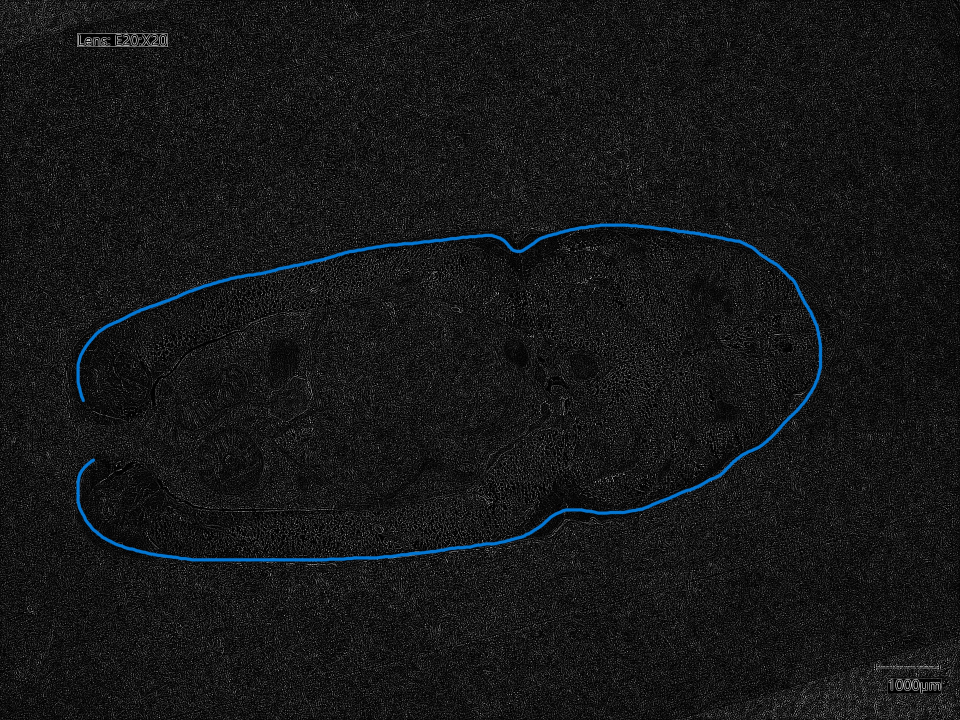
#> input picture dynamic2.jpg, 2880 x 2160 px, given in place of 920240205_161109.jpg, which was not available (shown at 1/3 size)
$ python tuxiang.py   (older library calls are emulated)
#> lines starting #> are read from the running program, lines starting #| are printed output that depends on the picture; after the words box and inside, x2 and y2 are one past the last pixel; in counts of white or black regions, pixels touching at a corner belong together; pictures that were not available may be replaced by others from this repository, and a replacement may not be noted
### function.py
import cv2
from matplotlib import pyplot as plt
import numpy as np
from database import LUT_control_points, Filepath

def extract_yellow_area(image, distance=15):
    """
    提取图像中的黄色区域。

    参数：
    - image：输入图像
    - distance：扩展轮廓区域的距离，默认为10

    返回值：
    - result：提取后的图像，只保留了扩展后的黄色区域，其他区域设置为白色
    """


    # 定义黄色的RGB范围
    lower_yellow = np.array([140, 140, 0], dtype="uint8")
    upper_yellow = np.array([255, 255, 180], dtype="uint8")

    # 创建黄色区域的掩膜
    mask_yellow = cv2.inRange(image, lower_yellow, upper_yellow)

    # 查找黄色区域的轮廓
    contours, _ = cv2.findContours(mask_yellow, cv2.RETR_EXTERNAL, cv2.CHAIN_APPROX_SIMPLE)

    # 创建一个空的轮廓掩膜
    mask_contours = np.zeros_like(mask_yellow)

    # 在掩膜上绘制轮廓
    cv2.drawContours(mask_contours, contours, -1, (255), thickness=cv2.FILLED)

    distance = int(distance)
    # 膨胀轮廓区域以包括周围像素
    kernel = np.ones((distance*2+1, distance*2+1), np.uint8)
    mask_dilated = cv2.dilate(mask_contours, kernel, iterations=1)

    # 将图像转换为RGB格式（OpenCV默认使用BGR格式）在cv库操作时，需要转换为BGR格式
    image= cv2.cvtColor(image, cv2.COLOR_RGB2BGR)

    # 创建一个结果图像，只保留扩展后的黄色区域
    result = np.zeros_like(image)
    result[mask_dilated == 255] = image[mask_dilated == 255]

    # 将扩展区域之外的区域设置为黑色
    result[mask_dilated != 255] = [255, 255, 255]

    # 将图像转换回RGB格式
    result = cv2.cvtColor(result, cv2.COLOR_BGR2RGB)

    return result


def remove_dark_spots(image):
    """
    移除图像中的黑色斑点

    参数:
    image: 输入图像，应为BGR格式

    返回:
    spots_removed: 去除黑色斑点后的图像
    """

    # 将图像从RGB转换为Lab颜色空间
    lab = cv2.cvtColor(image, cv2.COLOR_RGB2Lab)

    # 定义一个用于黑色的颜色范围，用于创建黑色斑点的掩码
    lower_black = np.array([0, 0, 0])
    upper_black = np.array([80, 255, 255])  # 亮度值80是任意选择的，可能需要调整

    # 创建一个掩码，只选择图像的黑色区域
    mask = cv2.inRange(lab, lower_black, upper_black)

    # 对掩码应用形态学闭运算，以减少掩码中的黑色斑点
    kernel = np.ones((3, 3), np.uint8)  # 核大小是任意选择的，可能需要调整
    closing = cv2.morphologyEx(mask, cv2.MORPH_CLOSE, kernel)

    # 反转闭运算掩码
    inverse_mask = cv2.bitwise_not(closing)

    # 确保反转掩码是一个与原始图像一样的3通道图像
    inverse_mask_3channel = cv2.cvtColor(inverse_mask, cv2.COLOR_GRAY2BGR)

    # 使用反转掩码将原始图像中的黑色斑点设置为白色
    spots_removed = cv2.bitwise_or(image, cv2.bitwise_not(inverse_mask_3channel))

    # 将图像转换回RGB格式
    #spots_removed = cv2.cvtColor(spots_removed, cv2.COLOR_BGR2RGB)
    return spots_removed

# [37 lines left out: functions canny, lapliacian, not called in this run]

def enhance_with_LUT(image):

    #RGB输入
    profile = LUT_control_points.profile2

    image = cv2.GaussianBlur(image, (5, 5), 0)
    # Create a full range array
    full_range = np.arange(0, 256)

    # Interpolate the curve using the control points
    curve = np.polyfit([p[0] for p in profile], [p[1] for p in profile], deg=len(profile)-1)
    curve = np.polyval(curve, full_range).astype(np.uint8)

    # Apply the LUT
    enhanced_image = cv2.LUT(image, curve)
    #RGB输出
    return enhanced_image


def fingerprint(image):
    """
    对指纹图像进行处理，包括高斯模糊和二值化处理。

    参数：
    image：输入的指纹图像。

    返回值：
    otsu_threshold：二值化处理的阈值。
    image_binarized：二值化处理后的图像。
    """
    image = cv2.GaussianBlur(image, (5, 5), 0)
    #RGB输入
    otsu_threshold, image_binarized = cv2.threshold(cv2.cvtColor(image, cv2.COLOR_BGR2GRAY), 0, 255, cv2.THRESH_BINARY + cv2.THRESH_OTSU)
    #RGB输出
    return otsu_threshold, image_binarized

### tuxiang.py
import cv2
from matplotlib import pyplot as plt
import numpy as np
from database import LUT_control_points, Filepath
import function


image_path = Filepath.file9
profile = LUT_control_points.profile2


# Since we don't have the original image path due to the reset, we will assume it is the same
image = cv2.imread(image_path)
#> image is the input picture: shape (2160, 2880, 3); mean B, G, R 23.8, 23, 22.1

# 读取为RGB格式

image = cv2.cvtColor(image, cv2.COLOR_BGR2RGB)

##图像为RGB格式

# plt.imshow(cv2.cvtColor(image, cv2.COLOR_BGR2RGB))
# plt.axis('off')
# plt.show()
#image = cv2.resize(image, (720, 540))


# image = cv2.GaussianBlur(image, (5, 5), 0)
# # Create a full range array
# full_range = np.arange(0, 256)

# # Interpolate the curve using the control points
# curve = np.polyfit([p[0] for p in profile], [p[1] for p in profile], deg=len(profile)-1)
# curve = np.polyval(curve, full_range).astype(np.uint8)

# # Apply the LUT
# enhanced_image = cv2.LUT(image, curve)

# #图像为RGB格式


# otsu_threshold, image_binarized = cv2.threshold(cv2.cvtColor(image, cv2.COLOR_BGR2GRAY), 0, 255, cv2.THRESH_BINARY + cv2.THRESH_OTSU)


# plt显示RGB！
# Show the images
plt.figure(figsize=(10, 8))

plt.subplot(2, 2, 1)
plt.imshow(function.fingerprint(image)[1], cmap='gray')
#> in fingerprint, `otsu_threshold, image_binarized = cv2.threshold(cv2.cvtColor(image, cv..`:
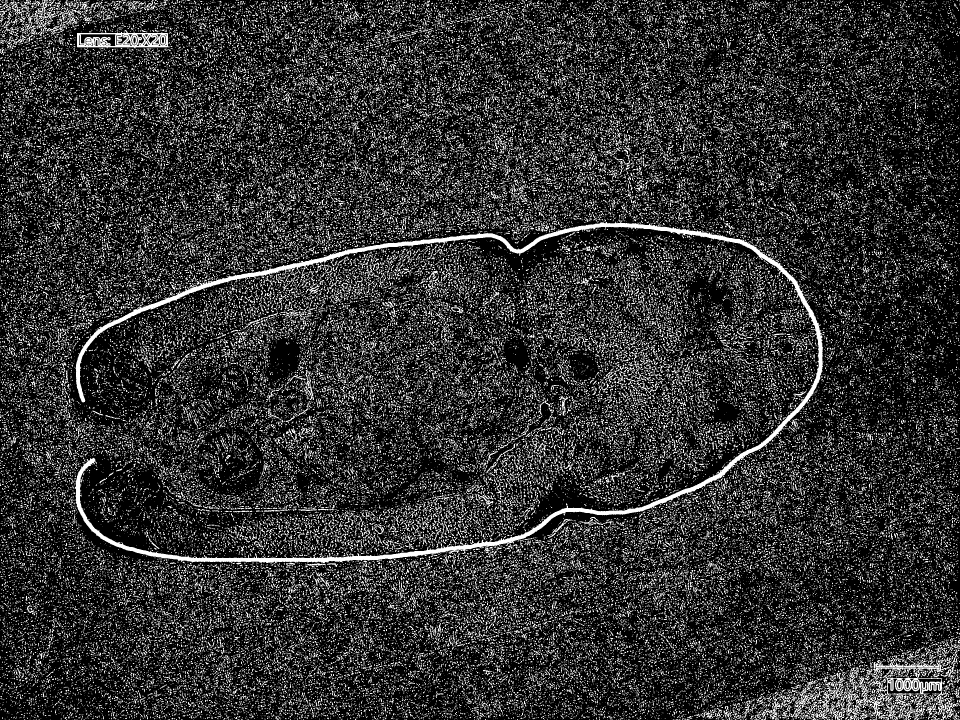
#> image_binarized: shape (2160, 2880) (shown at 1/3 size); 19.3% white in thin lines or dots
#> in fingerprint, `otsu_threshold, image_binarized = cv2.threshold(cv2.cvtColor(image, cv..`: otsu_threshold = 34
plt.title(f"Binarized Image with Otsu's threshold: {function.fingerprint(image)[0]}")
plt.axis('off')

enhanced_image=function.enhance_with_LUT(image)
#> in enhance_with_LUT, `enhanced_image = cv2.LUT(image, curve)`:
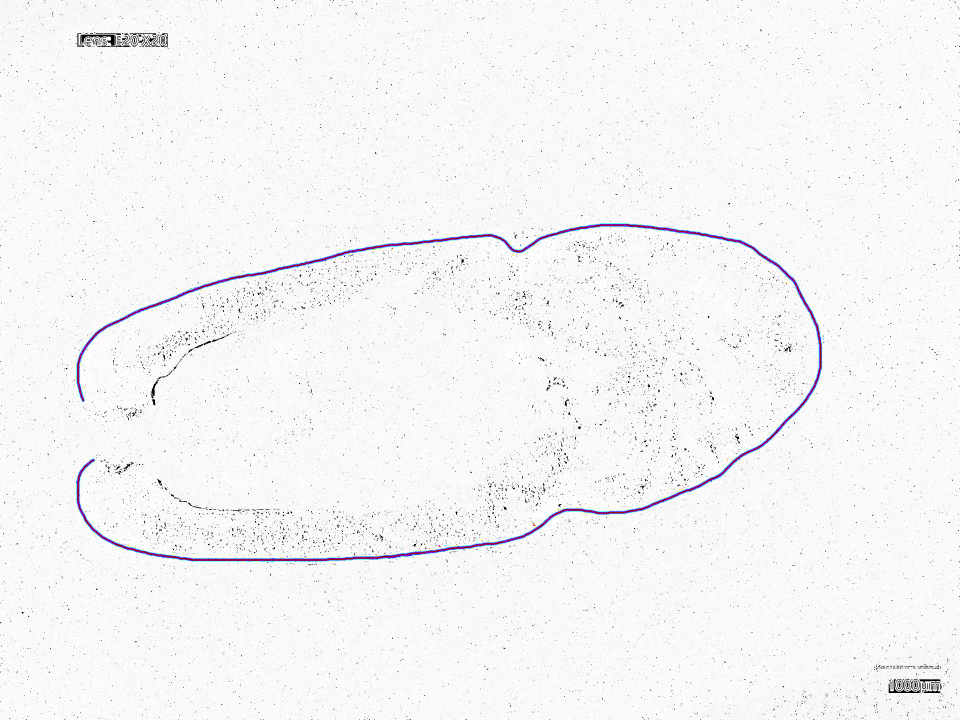
#> enhanced_image: shape (2160, 2880, 3) (shown at 1/3 size); mean of channels 0, 1, 2 246.2, 245.4, 245.6; drawn as B, G, R

plt.subplot(2, 2, 2)
plt.imshow(function.enhance_with_LUT(image)) #RGB格式输出
plt.title('Enhanced Image')
plt.axis('off')

plt.subplot(2, 2, 3)
plt.imshow(function.extract_yellow_area(enhanced_image,15))
#> in extract_yellow_area, `mask_yellow = cv2.inRange(image, lower_yellow, upper_yellow)`:
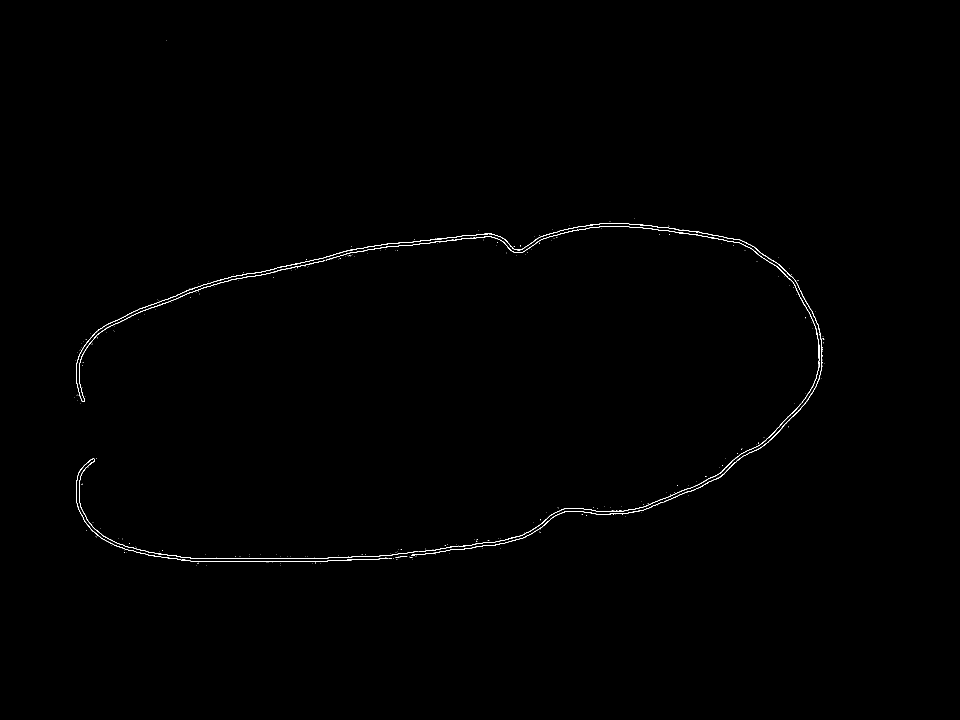
#> mask_yellow: shape (2160, 2880) (shown at 1/3 size); 0.25% white in thin lines or dots, all inside (x1, y1, x2, y2) = (224, 120, 2473, 1697)
#> in extract_yellow_area, `contours, _ = cv2.findContours(mask_yellow, cv2.RETR_EXTERNAL, cv2.CHA..`: contours = 248 contours, 236 with area under 20; largest, box (x1, y1, x2, y2) and area: (1256, 679, 2458, 1655) 1184, (586, 670, 2063, 864) 795, (229, 784, 966, 1206) 762, (2064, 690, 2467, 1379) 563, (228, 1375, 1255, 1676) 526
#> in extract_yellow_area, `mask_dilated = cv2.dilate(mask_contours, kernel, iterations=1)`:
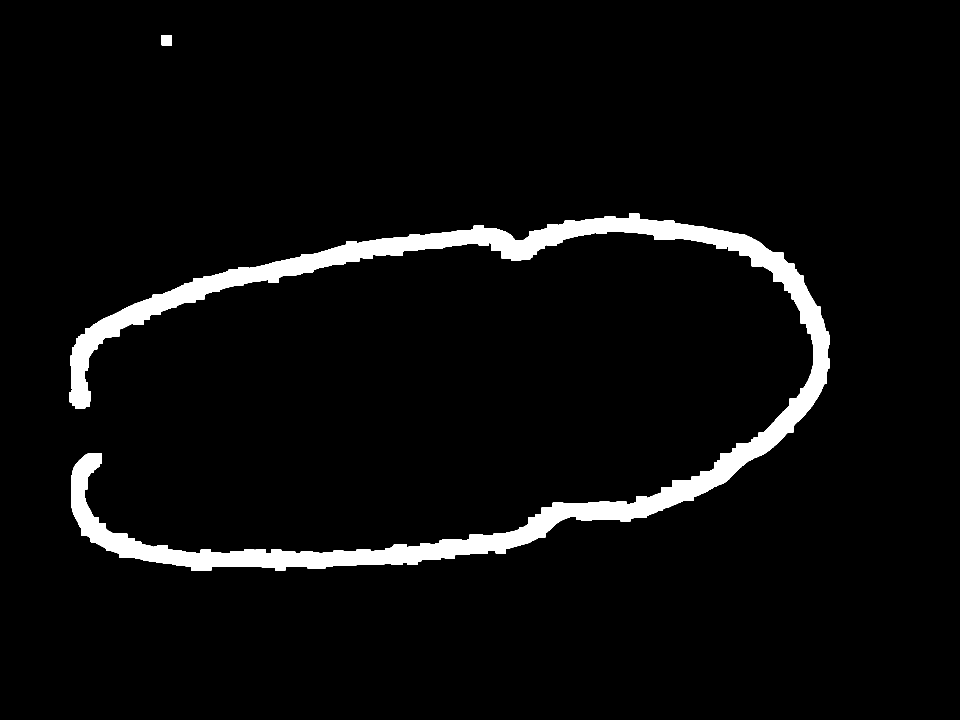
#> mask_dilated: shape (2160, 2880) (shown at 1/3 size); 4.5% white; 2 white regions, box (x1, y1, x2, y2) and area: (209, 641, 2488, 1712) 280681, (485, 105, 516, 136) 961
plt.title('Yellow Area')
plt.axis('off')

# [4 lines of commented-out code are left out]

yellowpic = function.extract_yellow_area(enhanced_image,15)
final1 = function.remove_dark_spots(yellowpic)
#> in remove_dark_spots, `lab = cv2.cvtColor(image, cv2.COLOR_RGB2Lab)`: lab: shape (2160, 2880, 3); mean of channels 0, 1, 2 253.7, 128.4, 128.1
#> in remove_dark_spots, `mask = cv2.inRange(lab, lower_black, upper_black)`: mask: shape (2160, 2880); 0.31% white; 571 white regions (500 under 20 px), largest, box (x1, y1, x2, y2) and area: (333, 1624, 1216, 1682) 3232, (1072, 704, 1519, 753) 1537, (1663, 1516, 1953, 1545) 1006
#> in remove_dark_spots, `closing = cv2.morphologyEx(mask, cv2.MORPH_CLOSE, kernel)`: closing: shape (2160, 2880); 0.31% white; 536 white regions (486 under 20 px), largest, box (x1, y1, x2, y2) and area: (333, 1624, 1516, 1682) 4288, (1072, 704, 1519, 753) 1552, (1518, 1516, 1953, 1624) 1549
#> in remove_dark_spots, `inverse_mask = cv2.bitwise_not(closing)`:
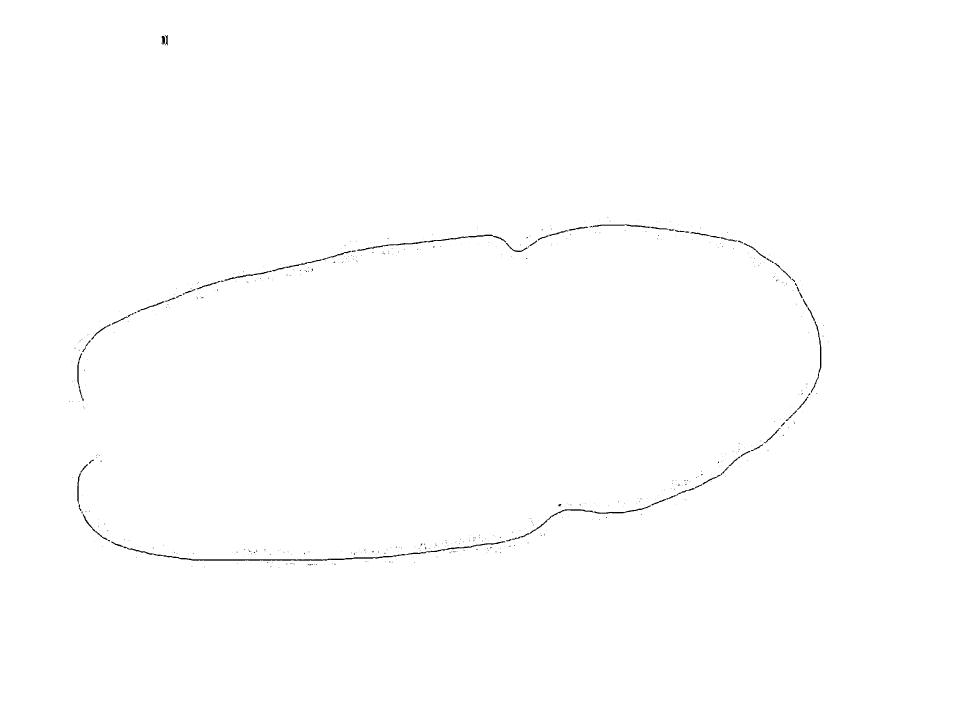
#> inverse_mask: shape (2160, 2880) (shown at 1/3 size); 99.7% white; 536 black regions (486 under 20 px), largest, box (x1, y1, x2, y2) and area: (333, 1624, 1516, 1682) 4288, (1072, 704, 1519, 753) 1552, (1518, 1516, 1953, 1624) 1549
plt.subplot(2, 2, 4)
plt.imshow(final1)
plt.title('Lapliancian')
plt.axis('off')

plt.show()
#> figure, not shown here; B, G, R data is drawn as R, G, B

# [16 lines of commented-out code are left out]
cv2.namedWindow('final',cv2.WINDOW_NORMAL)
cv2.resizeWindow('final', 1440, 1080)
cv2.imshow('final', cv2.cvtColor(final1, cv2.COLOR_RGB2BGR))
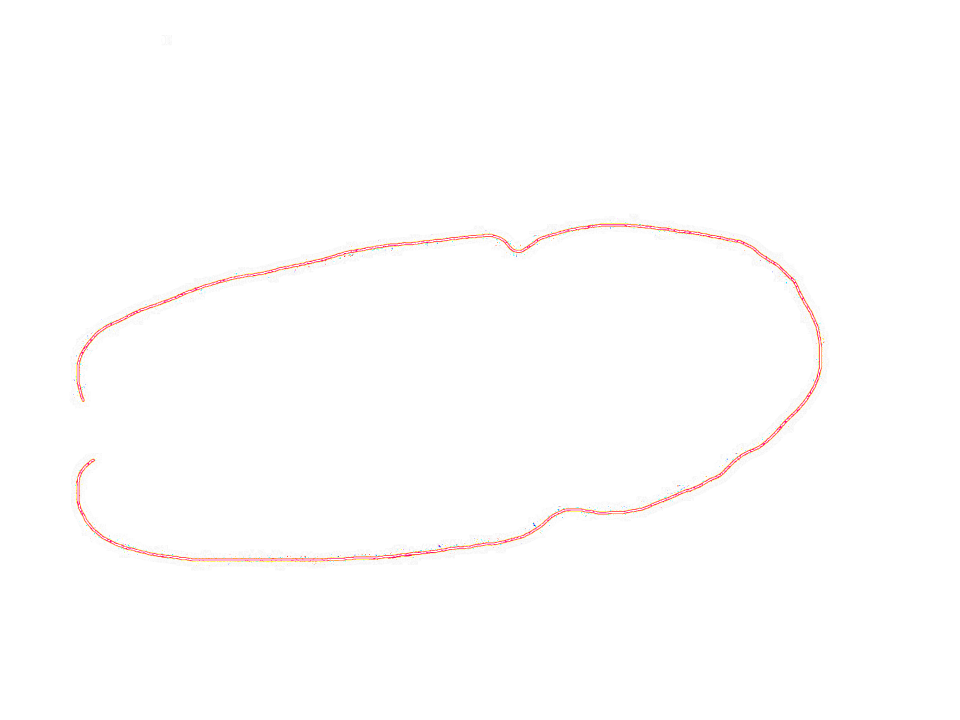
#> window 'final': shape (2160, 2880, 3) (shown at 1/3 size); mean B, G, R 253.8, 253.9, 254.7
cv2.imwrite('final.jpg', cv2.cvtColor(final1, cv2.COLOR_RGB2BGR))
cv2.waitKey(0)
